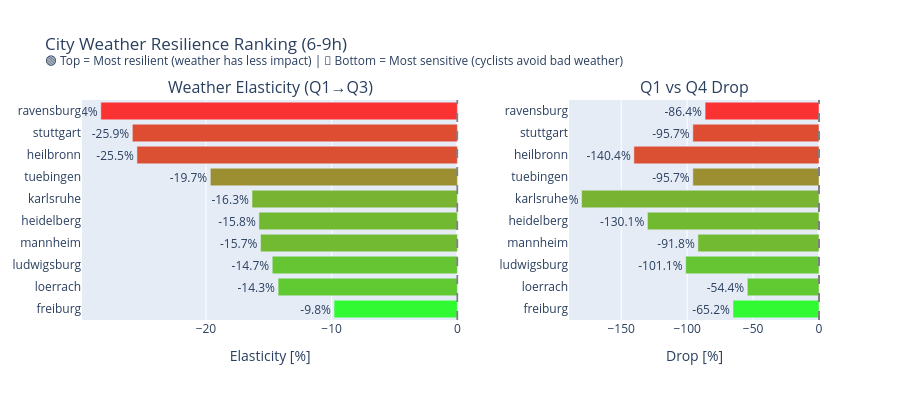

The cell this chart's notebook holds for it:
### Code cell
# Comprehensive city resilience ranking
fig = plot_city_resilience_ranking(
    data_dict,
    title="City Weather Resilience Ranking",
    hour_range=(6, 9)
)
fig.show()

### Figure 1 — Plotly figure (JSON) as saved in the notebook; plotly's stock layout.template omitted (floating-point values rounded to 4 significant figures)
{"data": [{"marker": {"color": ["rgb(50, 250, 50)", "rgb(97, 202, 50)", "rgb(102, 197, 50)", "rgb(113, 186, 50)", "rgb(114, 185, 50)", "rgb(120, 179, 50)", "rgb(156, 143, 50)", "rgb(219, 80, 50)", "rgb(222, 77, 50)", "rgb(250, 50, 50)"]}, "name": "Elasticity", "orientation": "h", "showlegend": false, "text": ["-9.8%", "-14.3%", "-14.7%", "-15.7%", "-15.8%", "-16.3%", "-19.7%", "-25.5%", "-25.9%", "-28.4%"], "textposition": "outside", "type": "bar", "x": [-9.81, -14.26, -14.73, -15.65, -15.78, -16.33, -19.65, -25.49, -25.85, -28.36], "xaxis": "x", "y": ["freiburg", "loerrach", "ludwigsburg", "mannheim", "heidelberg", "karlsruhe", "tuebingen", "heilbronn", "stuttgart", "ravensburg"], "yaxis": "y"}, {"marker": {"color": ["rgb(50, 250, 50)", "rgb(97, 202, 50)", "rgb(102, 197, 50)", "rgb(113, 186, 50)", "rgb(114, 185, 50)", "rgb(120, 179, 50)", "rgb(156, 143, 50)", "rgb(219, 80, 50)", "rgb(222, 77, 50)", "rgb(250, 50, 50)"]}, "name": "Q1→Q4 Drop", "orientation": "h", "showlegend": false, "text": ["-65.2%", "-54.4%", "-101.1%", "-91.8%", "-130.1%", "-180.0%", "-95.7%", "-140.4%", "-95.7%", "-86.4%"], "textposition": "outside", "type": "bar", "x": [-65.22, -54.37, -101.1, -91.82, -130.1, -180.0, -95.68, -140.4, -95.67, -86.37], "xaxis": "x2", "y": ["freiburg", "loerrach", "ludwigsburg", "mannheim", "heidelberg", "karlsruhe", "tuebingen", "heilbronn", "stuttgart", "ravensburg"], "yaxis": "y2"}], "layout": {"annotations": [{"font": {"size": 16}, "showarrow": false, "text": "Weather Elasticity (Q1→Q3)", "x": 0.255, "xanchor": "center", "xref": "paper", "y": 1, "yanchor": "bottom", "yref": "paper"}, {"font": {"size": 16}, "showarrow": false, "text": "Q1 vs Q4 Drop", "x": 0.83, "xanchor": "center", "xref": "paper", "y": 1, "yanchor": "bottom", "yref": "paper"}], "height": 400, "shapes": [{"line": {"color": "gray", "dash": "dash"}, "type": "line", "x0": 0, "x1": 0, "xref": "x", "y0": 0, "y1": 1, "yref": "y domain"}, {"line": {"color": "gray", "dash": "dash"}, "type": "line", "x0": 0, "x1": 0, "xref": "x2", "y0": 0, "y1": 1, "yref": "y2 domain"}], "showlegend": false, "title": {"text": "City Weather Resilience Ranking (6-9h)<br><sup>🟢 Top = Most resilient (weather has less impact) | 🔴 Bottom = Most sensitive (cyclists avoid bad weather)</sup>"}, "xaxis": {"anchor": "y", "domain": [0, 0.51], "title": {"text": "Elasticity [%]"}}, "xaxis2": {"anchor": "y2", "domain": [0.66, 1], "title": {"text": "Drop [%]"}}, "yaxis": {"anchor": "x", "domain": [0, 1]}, "yaxis2": {"anchor": "x2", "domain": [0, 1]}}}
